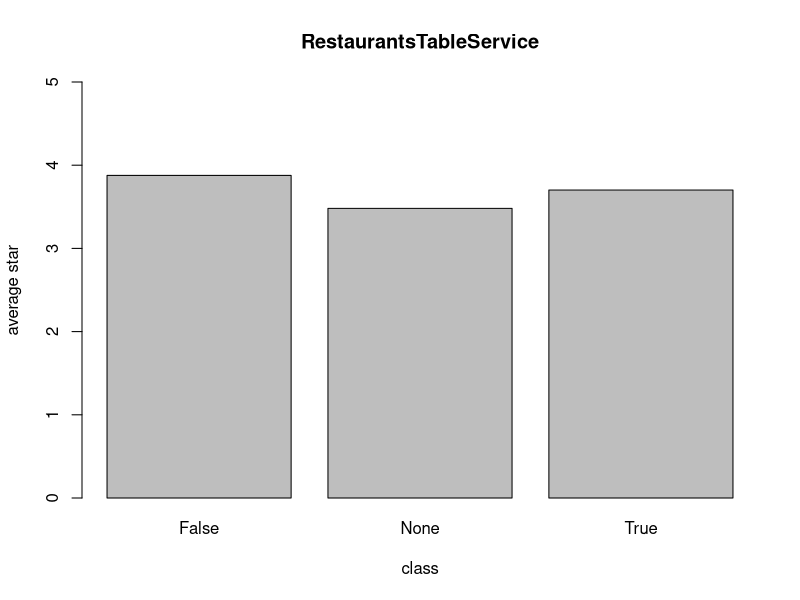

This chart was generated by the following R code: (Note: this script raises an error after producing the figure.)
library(ggplot2)
##read processed business attribute
dat = read.csv("attribute.csv")

##Kruskal-Wallis test and

#RestaurantsTableService
c0 = dat$stars[dat$RestaurantsTableService == 0]   #False
c1 = dat$stars[dat$RestaurantsTableService == 1]   #None
c2 = dat$stars[dat$RestaurantsTableService == 2]   #True
data = data.frame(x = c(c0,c1,c2),g = factor(rep(1:3,c(465,2644,1163))))
kruskal.test(x~g,data = data)    #p-value < 2.2e-16, p < 0.05
wilcox.test(c0,c1,paired = F)
wilcox.test(c0,c2,paired = F)
wilcox.test(c1,c2,paired = F)
(m = c(round(mean(c0),2),round(mean(c1),2),round(mean(c2),2)))
barplot(c(mean(c0),mean(c1),mean(c2)),names.arg = c('False','None','True'),xlab = 'class',
        ylab = 'average star',main = 'RestaurantsTableService',ylim = c(0,5))
text(x,c(mean(c0),mean(c1),mean(c2)),labels = m,cex=1.5,pos=1)

#OutdoorSeating
c0 = dat$stars[dat$OutdoorSeating == 0]   #False
c1 = dat$stars[dat$OutdoorSeating == 1]   #None
c2 = dat$stars[dat$OutdoorSeating == 2]   #True
data = data.frame(x = c(c0,c1,c2),g = factor(rep(1:3,c(1880,506,1886))))
kruskal.test(x~g,data = data)    #p-value < 2.2e-16, p < 0.05
wilcox.test(c0,c1,paired = F)
wilcox.test(c0,c2,paired = F)
wilcox.test(c1,c2,paired = F)   #p-value = 0.5574 >0.05
(m = c(round(mean(c0),2),round(mean(c1),2),round(mean(c2),2)))
x = barplot(c(mean(c0),mean(c1),mean(c2)),names.arg = c('False','None','True'),xlab = 'class',
        ylab = 'average star',main = 'OutdoorSeating',ylim = c(0,5))
text(x,c(mean(c0),mean(c1),mean(c2)),labels = m,cex=1.5,pos=1)

#BusinessParking
c0 = dat$stars[dat$BusinessParking == 0]   #False
c1 = dat$stars[dat$BusinessParking == 1]   #None
c2 = dat$stars[dat$BusinessParking == 2]   #True
data = data.frame(x = c(c0,c1,c2),g = factor(rep(1:3,c(904,646,2722))))
kruskal.test(x~g,data = data)    #p-value = 3.42e-09, p < 0.05
wilcox.test(c0,c1,paired = F)    #p-value = 0.2477 > 0.05
wilcox.test(c0,c2,paired = F)
wilcox.test(c1,c2,paired = F)  
(m = c(round(mean(c0),2),round(mean(c1),2),round(mean(c2),2)))
x = barplot(c(mean(c0),mean(c1),mean(c2)),names.arg = c('False','None','True'),xlab = 'class',
            ylab = 'average star',main = 'BusinessParking',ylim = c(0,5))
text(x,c(mean(c0),mean(c1),mean(c2)),labels = m,cex=1.5,pos=1)

#NoiseLevel
c0 = dat$stars[dat$NoiseLevel == 0]   #None
c1 = dat$stars[dat$NoiseLevel == 1]   #average
c2 = dat$stars[dat$NoiseLevel == 2]   #loud
c3 = dat$stars[dat$NoiseLevel == 3]   #quiet
c4 = dat$stars[dat$NoiseLevel == 4]   #very_loud
data = data.frame(x = c(c0,c1,c2,c3,c4),g = factor(rep(1:5,c(965,2463,193,595,56))))
kruskal.test(x~g,data = data)    #p-value = 1.066e-09, p < 0.05
wilcox.test(c0,c1,paired = F)    #p-value = 0.0009962
wilcox.test(c0,c2,paired = F)
wilcox.test(c0,c3,paired = F)    #p-value = 0.8371
wilcox.test(c0,c4,paired = F)
wilcox.test(c1,c2,paired = F)
wilcox.test(c1,c3,paired = F)
wilcox.test(c1,c4,paired = F)
wilcox.test(c2,c3,paired = F)
wilcox.test(c2,c4,paired = F)    #p-value = 0.3148
wilcox.test(c3,c4,paired = F)
(m = c(round(mean(c0),2),round(mean(c1),2),round(mean(c2),2),round(mean(c3),2),round(mean(c4),2)))
x = barplot(c(mean(c0),mean(c1),mean(c2),mean(c3),mean(c4)),names.arg = c('None','average','loud','quiet','very_loud'),xlab = 'class',
            ylab = 'average star',main = 'NoiseLevel',ylim = c(0,5))
text(x,c(mean(c0),mean(c1),mean(c2),mean(c3),mean(c4)),labels = m,cex=1.5,pos=1)

#Caters
c0 = dat$stars[dat$Caters == 0]   #False
c1 = dat$stars[dat$Caters == 1]   #None
c2 = dat$stars[dat$Caters == 2]   #True
data = data.frame(x = c(c0,c1,c2),g = factor(rep(1:3,c(1461,1267,1544))))
kruskal.test(x~g,data = data)    #p-value = 2.101e-15, p < 0.05
wilcox.test(c0,c1,paired = F)    
wilcox.test(c0,c2,paired = F)
wilcox.test(c1,c2,paired = F)  
(m = c(round(mean(c0),2),round(mean(c1),2),round(mean(c2),2)))
x = barplot(c(mean(c0),mean(c1),mean(c2)),names.arg = c('False','None','True'),xlab = 'class',
            ylab = 'average star',main = 'Caters',ylim = c(0,5))
text(x,c(mean(c0),mean(c1),mean(c2)),labels = m,cex=1.5,pos=1)

#RestaurantsGoodForGroups
c0 = dat$stars[dat$RestaurantsGoodForGroups == 0]   #False
c1 = dat$stars[dat$RestaurantsGoodForGroups == 1]   #None
c2 = dat$stars[dat$RestaurantsGoodForGroups == 2]   #True
data = data.frame(x = c(c0,c1,c2),g = factor(rep(1:3,c(439,409,3424))))
kruskal.test(x~g,data = data)    #p-value, p < 0.05
wilcox.test(c0,c1,paired = F)    
wilcox.test(c0,c2,paired = F)
wilcox.test(c1,c2,paired = F)  
(m = c(round(mean(c0),2),round(mean(c1),2),round(mean(c2),2)))
x = barplot(c(mean(c0),mean(c1),mean(c2)),names.arg = c('False','None','True'),xlab = 'class',
            ylab = 'average star',main = 'RestaurantsGoodForGroups',ylim = c(0,5))
text(x,c(mean(c0),mean(c1),mean(c2)),labels = m,cex=1.5,pos=1)

#trendy
c0 = dat$stars[dat$trendy == 0]   #False
c1 = dat$stars[dat$trendy == 1]   #None
c2 = dat$stars[dat$trendy == 2]   #True
data = data.frame(x = c(c0,c1,c2),g = factor(rep(1:3,c(3291,693,288))))
kruskal.test(x~g,data = data)    #p-value, p < 0.05
wilcox.test(c0,c1,paired = F)    #p-value = 0.05764 > 0.05
wilcox.test(c0,c2,paired = F)
wilcox.test(c1,c2,paired = F)  
(m = c(round(mean(c0),2),round(mean(c1),2),round(mean(c2),2)))
x = barplot(c(mean(c0),mean(c1),mean(c2)),names.arg = c('False','None','True'),xlab = 'class',
            ylab = 'average star',main = 'trendy',ylim = c(0,5))
text(x,c(mean(c0),mean(c1),mean(c2)),labels = m,cex=1.5,pos=1)

#RestaurantsPriceRange2
c0 = dat$stars[dat$RestaurantsPriceRange2 == 0]   #1
c1 = dat$stars[dat$RestaurantsPriceRange2 == 1]   #2
c2 = dat$stars[dat$RestaurantsPriceRange2 == 2]   #3
c3 = dat$stars[dat$RestaurantsPriceRange2 == 3]   #4
c4 = dat$stars[dat$RestaurantsPriceRange2 == 4]   #None
data = data.frame(x = c(c0,c1,c2,c3,c4),g = factor(rep(1:5,c(1682,2139,149,11,291))))
kruskal.test(x~g,data = data)    #p-value = 7.129e-07, p < 0.05
wilcox.test(c0,c1,paired = F)    #p-value = 0.184
wilcox.test(c0,c2,paired = F)
wilcox.test(c0,c3,paired = F)    #p-value = 0.6117
wilcox.test(c0,c4,paired = F)
wilcox.test(c1,c2,paired = F)
wilcox.test(c1,c3,paired = F)    #p-value = 0.6786
wilcox.test(c1,c4,paired = F)
wilcox.test(c2,c3,paired = F)    #p-value = 0.6611
wilcox.test(c2,c4,paired = F)    #p-value = 0.2041
wilcox.test(c3,c4,paired = F)    #p-value = 0.4564
(m = c(round(mean(c0),2),round(mean(c1),2),round(mean(c2),2),round(mean(c3),2),round(mean(c4),2)))
x = barplot(c(mean(c0),mean(c1),mean(c2),mean(c3),mean(c4)),names.arg = c('1','2','3','4','None'),xlab = 'class',
            ylab = 'average star',main = 'RestaurantsPriceRange2',ylim = c(0,5))
text(x,c(mean(c0),mean(c1),mean(c2),mean(c3),mean(c4)),labels = m,cex=1.5,pos=1)

#RestaurantsDelivery
c0 = dat$stars[dat$RestaurantsDelivery == 0]   #False
c1 = dat$stars[dat$RestaurantsDelivery == 1]   #None
c2 = dat$stars[dat$RestaurantsDelivery == 2]   #True
data = data.frame(x = c(c0,c1,c2),g = factor(rep(1:3,c(3306,434,532))))
kruskal.test(x~g,data = data)    #p-value, p < 0.05
wilcox.test(c0,c1,paired = F)  
wilcox.test(c0,c2,paired = F)
wilcox.test(c1,c2,paired = F)    #p-value = 0.5261
(m = c(round(mean(c0),2),round(mean(c1),2),round(mean(c2),2)))
x = barplot(c(mean(c0),mean(c1),mean(c2)),names.arg = c('False','None','True'),xlab = 'class',
            ylab = 'average star',main = 'RestaurantsDelivery',ylim = c(0,5))
text(x,c(mean(c0),mean(c1),mean(c2)),labels = m,cex=1.5,pos=1)

#WiFi
c0 = dat$stars[dat$WiFi == 0]   #None
c1 = dat$stars[dat$WiFi == 1]   #free
c2 = dat$stars[dat$WiFi == 2]   #no
c3 = dat$stars[dat$WiFi == 3]   #paid
data = data.frame(x = c(c0,c1,c2,c3),g = factor(rep(1:4,c(682,2376,1191,23))))
kruskal.test(x~g,data = data)    #p-value, p < 0.05
wilcox.test(c0,c1,paired = F)  
wilcox.test(c0,c2,paired = F)    #p-value = 0.1527 > 0.05
wilcox.test(c0,c3,paired = F)    #p-value = 0.2725 > 0,05
wilcox.test(c1,c2,paired = F) 
wilcox.test(c1,c3,paired = F)
wilcox.test(c2,c3,paired = F)    #p-value = 0.1129 > 0.05
(m = c(round(mean(c0),2),round(mean(c1),2),round(mean(c2),2),round(mean(c3),2)))
x = barplot(c(mean(c0),mean(c1),mean(c2),mean(c3)),names.arg = c('None','free','no','paid'),xlab = 'class',
            ylab = 'average star',main = 'WiFi',ylim = c(0,5),col = 'light blue')
text(x,c(mean(c0),mean(c1),mean(c2),mean(c3)),labels = m,cex=1.5,pos=1)

